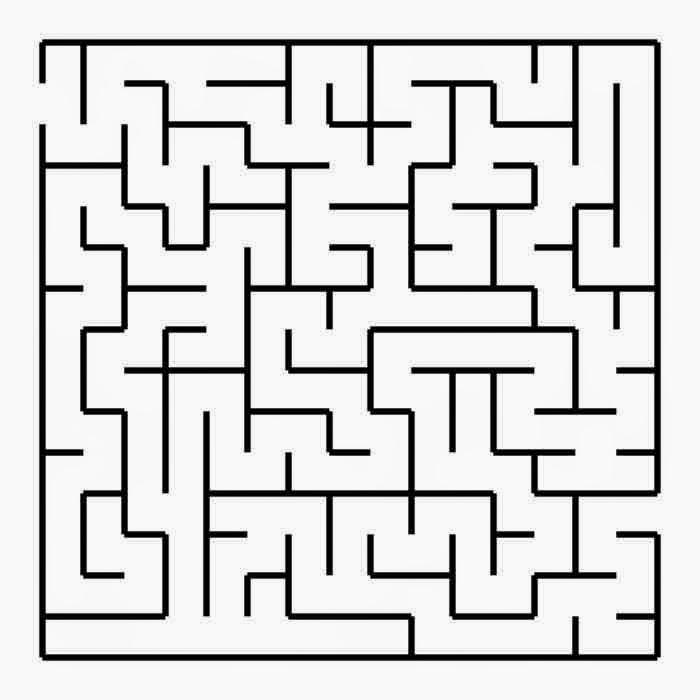
#> input picture fotolar/maze.jpg, 700 x 700 px, found by its file name
$ python edge_detection.py
#> lines starting #> are read from the running program, lines starting #| are printed output that depends on the picture; after the words box and inside, x2 and y2 are one past the last pixel; in counts of white or black regions, pixels touching at a corner belong together
import cv2
import numpy as np

image = cv2.imread('/home/frkn/Desktop/fotolar/maze.jpg')
#> image is the input picture: shape (700, 700, 3); min 0, max 255, mean 215.6
img = cv2.cvtColor(image,cv2.COLOR_BGR2GRAY)
ret, threshold = cv2.threshold(img,75,255,cv2.THRESH_BINARY)
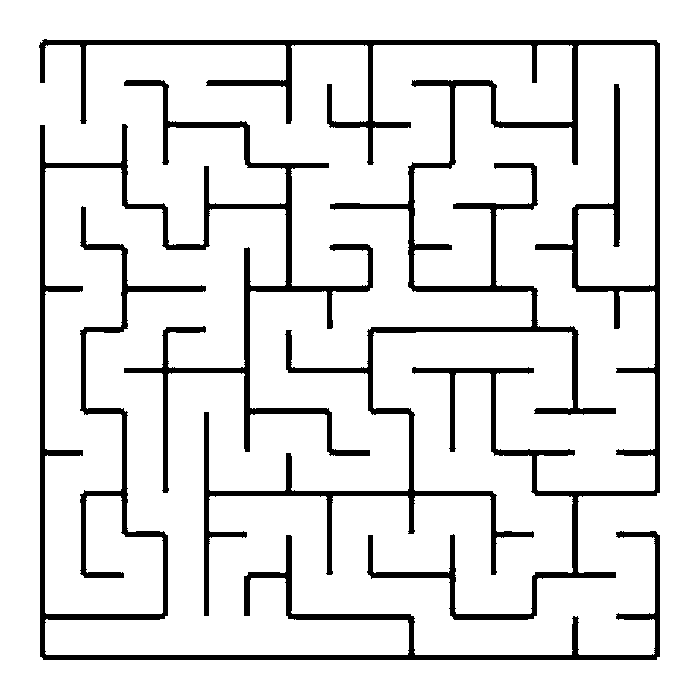
#> threshold: shape (700, 700); 88.9% white; 2 black regions, box (x1, y1, x2, y2) and area: (39, 39, 660, 620) 30354, (40, 80, 660, 660) 24134
kernel = np.ones((5,5),np.uint8)
dilation = cv2.dilate(img,kernel,iterations=1)
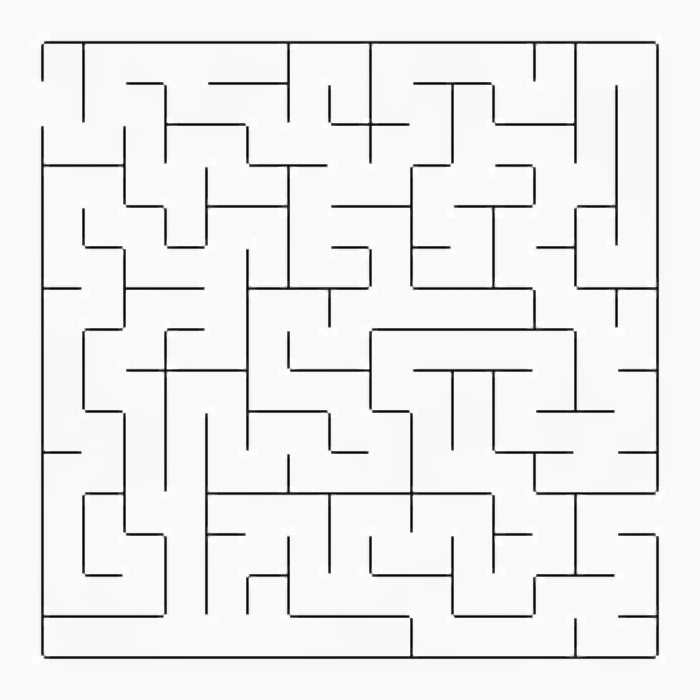
#> dilation: shape (700, 700); min 4, max 255, mean 237.1

edges = cv2.Canny(img,50,200,None, 3)
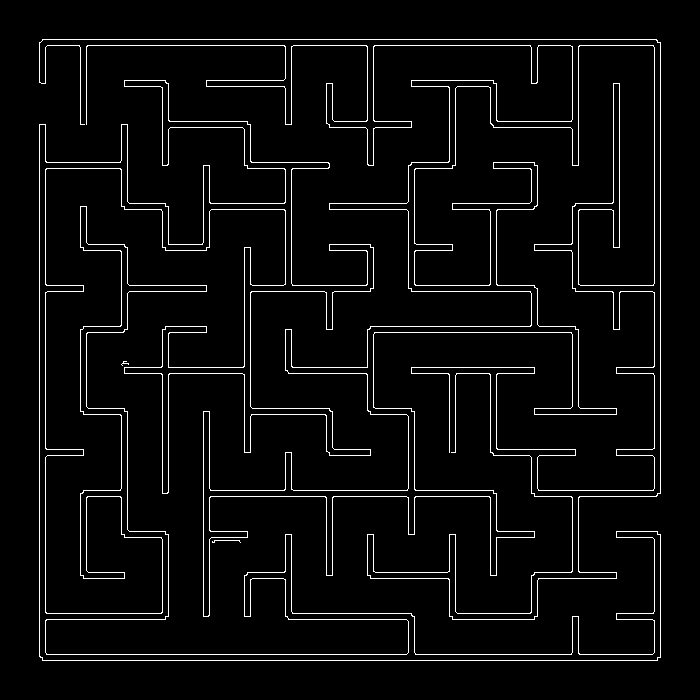
#> edges: shape (700, 700); 4.2% white in thin lines or dots, all inside (x1, y1, x2, y2) = (39, 39, 661, 661)
cv2.imshow('canny',edges)
lines = cv2.HoughLines(edges,1,np.pi/180,10,None,0,0)
for rho,theta in lines[0]:
    a = np.cos(theta)
    b = np.sin(theta)
    x0 = a*rho
    y0 = b*rho
    x1 = int(x0 + 1000*(-b))
    y1 = int(y0 + 1000*(a))
    x2 = int(x0 - 1000*(-b))
    y2 = int(y0 - 1000*(a))
    cv2.line(img,(x1,y1),(x2,y2),(0,0,255),2)
#> this loop made 1 pass
#> (rho, theta, a, b, x0, y0, x1, y1) on pass 1: (660, 1.57, -4.37e-08, 1, -2.88e-05, 660, -1000, 659)
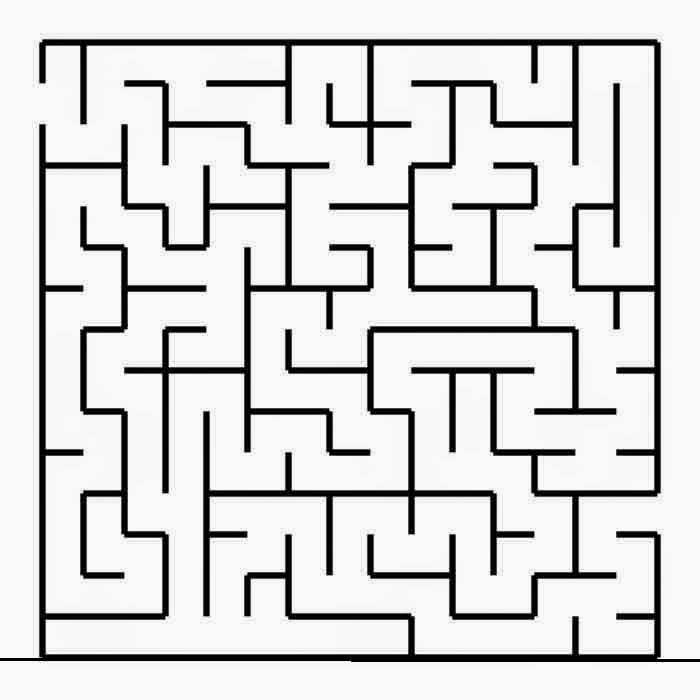
#> img: shape (700, 700); min 0, max 255, mean 215.2

cv2.imwrite('houghlines3.jpg',img)
cv2.waitKey(0)
